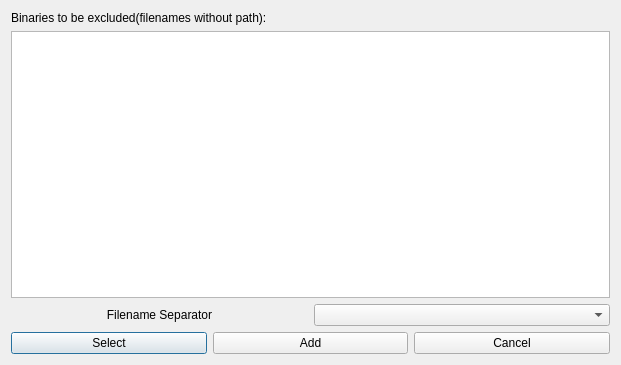
<?xml version="1.0" encoding="UTF-8"?>
<ui version="4.0">
 <class>SelectUPXExcludesDialog</class>
 <widget class="QDialog" name="SelectUPXExcludesDialog">
  <property name="windowModality">
   <enum>Qt::WindowModal</enum>
  </property>
  <property name="geometry">
   <rect>
    <x>0</x>
    <y>0</y>
    <width>621</width>
    <height>365</height>
   </rect>
  </property>
  <property name="windowTitle">
   <string>Select UPX Excludes</string>
  </property>
  <property name="modal">
   <bool>true</bool>
  </property>
  <layout class="QVBoxLayout" name="verticalLayout">
   <item>
    <widget class="QLabel" name="descriptionLabel">
     <property name="text">
      <string>Binaries to be excluded(filenames without path):</string>
     </property>
    </widget>
   </item>
   <item>
    <widget class="QPlainTextEdit" name="filenamesEdit"/>
   </item>
   <item>
    <layout class="QHBoxLayout" name="horizontalLayout">
     <item>
      <widget class="QLabel" name="filenameSeparatorLabel">
       <property name="text">
        <string>Filename Separator</string>
       </property>
       <property name="alignment">
        <set>Qt::AlignCenter</set>
       </property>
      </widget>
     </item>
     <item>
      <widget class="QComboBox" name="filenameSeparatorCombo"/>
     </item>
    </layout>
   </item>
   <item>
    <layout class="QHBoxLayout" name="horizontalLayout_2">
     <item>
      <widget class="QPushButton" name="selectButton">
       <property name="text">
        <string>Select</string>
       </property>
      </widget>
     </item>
     <item>
      <widget class="QPushButton" name="addButton">
       <property name="text">
        <string>Add</string>
       </property>
      </widget>
     </item>
     <item>
      <widget class="QPushButton" name="cancelButton">
       <property name="text">
        <string>Cancel</string>
       </property>
      </widget>
     </item>
    </layout>
   </item>
  </layout>
 </widget>
 <resources/>
 <connections/>
</ui>
